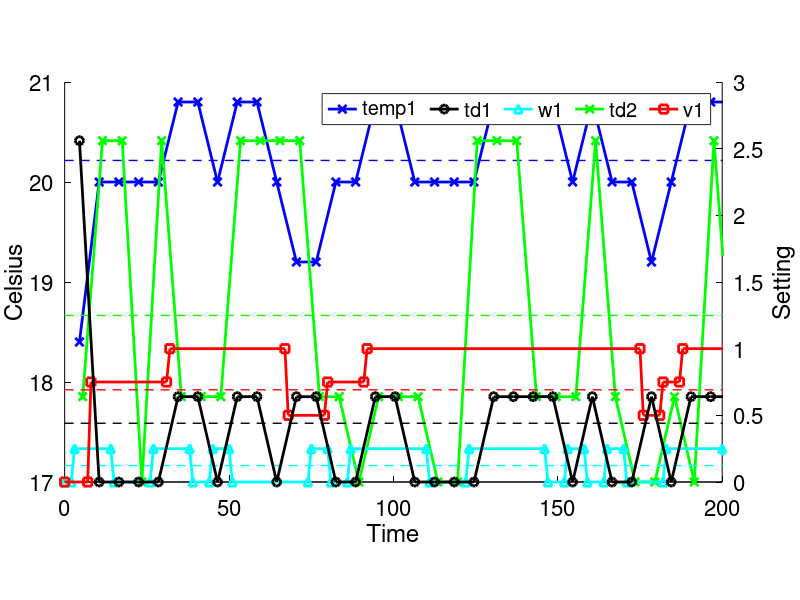

The MATLAB source for this figure:
close all; clc;

x0 = [0.0 5.0 6.0 29.0 30.0 41.0 42.0 47.0 48.0 59.0 60.0 65.0 66.0 77.0 78.0 89.0 90.0 101.0 102.0 125.0 126.0 149.0 150.0 155.0 156.0 161.0 162.0 173.0 174.0 179.0 180.0 185.0 186.0 203.0 204.0 221.0 222.0 227.0 228.0 245.0 246.0 251.0 252.0 257.0 258.0 263.0 264.0 269.0 270.0 299.0 300.0 305.0 306.0 311.0 312.0 329.0 330.0 335.0 336.0 341.0 342.0 371.0 372.0 401.0 402.0 407.0 408.0 425.0 426.0 431.0 432.0 437.0 438.0 443.0 444.0 449.0 450.0 473.0 474.0 479.0 480.0 497.0 498.0 503.0 504.0 509.0 510.0 599.0 600.0 605.0 606.0 611.0 612.0 617.0 618.0 653.0 654.0 659.0 660.0 677.0 678.0 683.0 684.0 713.0 714.0 719.0 720.0 731.0 732.0 761.0 762.0 785.0 786.0 791.0 792.0 803.0 804.0 827.0 828.0 833.0 834.0 845.0 846.0 863.0 864.0 869.0 870.0 887.0 888.0 935.0 936.0 941.0 942.0 977.0 978.0 983.0 984.0 989.0 990.0 1000.0 ];
y0 = [1.0 1.0 3.0 3.0 4.0 4.0 3.0 3.0 4.0 4.0 3.0 3.0 2.0 2.0 3.0 3.0 4.0 4.0 3.0 3.0 4.0 4.0 3.0 3.0 4.0 4.0 3.0 3.0 2.0 2.0 3.0 3.0 4.0 4.0 3.0 3.0 2.0 2.0 3.0 3.0 4.0 4.0 3.0 3.0 2.0 2.0 4.0 4.0 3.0 3.0 2.0 2.0 4.0 4.0 3.0 3.0 2.0 2.0 4.0 4.0 3.0 3.0 5.0 5.0 4.0 4.0 3.0 3.0 4.0 4.0 3.0 3.0 2.0 2.0 4.0 4.0 5.0 5.0 4.0 4.0 3.0 3.0 2.0 2.0 4.0 4.0 3.0 3.0 2.0 2.0 3.0 3.0 4.0 4.0 3.0 3.0 2.0 2.0 3.0 3.0 4.0 4.0 3.0 3.0 2.0 2.0 4.0 4.0 5.0 5.0 4.0 4.0 3.0 3.0 2.0 2.0 3.0 3.0 4.0 4.0 2.0 2.0 3.0 3.0 2.0 2.0 4.0 4.0 3.0 3.0 4.0 4.0 3.0 3.0 2.0 2.0 4.0 4.0 3.0 3.0 ];
x1 = [0.0 4.0 5.0 10.0 11.0 22.0 23.0 28.0 29.0 34.0 35.0 52.0 53.0 64.0 65.0 76.0 77.0 82.0 83.0 88.0 89.0 94.0 95.0 106.0 107.0 112.0 113.0 124.0 125.0 142.0 143.0 154.0 155.0 160.0 161.0 166.0 167.0 172.0 173.0 184.0 185.0 190.0 191.0 196.0 197.0 202.0 203.0 208.0 209.0 214.0 215.0 220.0 221.0 226.0 227.0 232.0 233.0 238.0 239.0 250.0 251.0 256.0 257.0 262.0 263.0 268.0 269.0 280.0 281.0 286.0 287.0 292.0 293.0 298.0 299.0 304.0 305.0 310.0 311.0 316.0 317.0 322.0 323.0 328.0 329.0 334.0 335.0 340.0 341.0 346.0 347.0 352.0 353.0 358.0 359.0 364.0 365.0 370.0 371.0 376.0 377.0 382.0 383.0 394.0 395.0 400.0 401.0 412.0 413.0 424.0 425.0 430.0 431.0 436.0 437.0 442.0 443.0 448.0 449.0 454.0 455.0 460.0 461.0 466.0 467.0 472.0 473.0 484.0 485.0 490.0 491.0 496.0 497.0 502.0 503.0 514.0 515.0 538.0 539.0 550.0 551.0 556.0 557.0 562.0 563.0 574.0 575.0 580.0 581.0 586.0 587.0 592.0 593.0 598.0 599.0 610.0 611.0 628.0 629.0 634.0 635.0 640.0 641.0 652.0 653.0 658.0 659.0 664.0 665.0 670.0 671.0 676.0 677.0 682.0 683.0 688.0 689.0 694.0 695.0 700.0 701.0 712.0 713.0 718.0 719.0 730.0 731.0 736.0 737.0 748.0 749.0 754.0 755.0 766.0 767.0 772.0 773.0 778.0 779.0 784.0 785.0 790.0 791.0 796.0 797.0 808.0 809.0 814.0 815.0 820.0 821.0 826.0 827.0 832.0 833.0 838.0 839.0 844.0 845.0 850.0 851.0 856.0 857.0 862.0 863.0 868.0 869.0 874.0 875.0 880.0 881.0 886.0 887.0 892.0 893.0 898.0 899.0 904.0 905.0 916.0 917.0 922.0 923.0 928.0 929.0 934.0 935.0 940.0 941.0 952.0 953.0 958.0 959.0 970.0 971.0 976.0 977.0 988.0 989.0 994.0 995.0 1000.0 ];
y1 = [1.0 1.0 2.0 2.0 1.0 1.0 3.0 3.0 5.0 5.0 2.0 2.0 5.0 5.0 1.0 1.0 4.0 4.0 2.0 2.0 3.0 3.0 2.0 2.0 4.0 4.0 3.0 3.0 5.0 5.0 2.0 2.0 4.0 4.0 1.0 1.0 4.0 4.0 3.0 3.0 4.0 4.0 3.0 3.0 5.0 5.0 2.0 2.0 4.0 4.0 1.0 1.0 5.0 5.0 4.0 4.0 5.0 5.0 3.0 3.0 2.0 2.0 4.0 4.0 2.0 2.0 1.0 1.0 2.0 2.0 3.0 3.0 5.0 5.0 2.0 2.0 3.0 3.0 4.0 4.0 2.0 2.0 1.0 1.0 2.0 2.0 3.0 3.0 4.0 4.0 2.0 2.0 3.0 3.0 5.0 5.0 3.0 3.0 4.0 4.0 2.0 2.0 3.0 3.0 2.0 2.0 5.0 5.0 1.0 1.0 2.0 2.0 1.0 1.0 2.0 2.0 3.0 3.0 5.0 5.0 1.0 1.0 3.0 3.0 1.0 1.0 5.0 5.0 2.0 2.0 4.0 4.0 1.0 1.0 3.0 3.0 5.0 5.0 3.0 3.0 4.0 4.0 2.0 2.0 3.0 3.0 5.0 5.0 2.0 2.0 5.0 5.0 3.0 3.0 1.0 1.0 5.0 5.0 3.0 3.0 5.0 5.0 1.0 1.0 2.0 2.0 1.0 1.0 3.0 3.0 2.0 2.0 4.0 4.0 2.0 2.0 3.0 3.0 2.0 2.0 1.0 1.0 3.0 3.0 5.0 5.0 2.0 2.0 3.0 3.0 2.0 2.0 3.0 3.0 1.0 1.0 4.0 4.0 5.0 5.0 1.0 1.0 4.0 4.0 3.0 3.0 2.0 2.0 4.0 4.0 5.0 5.0 4.0 4.0 2.0 2.0 3.0 3.0 1.0 1.0 5.0 5.0 2.0 2.0 1.0 1.0 3.0 3.0 5.0 5.0 4.0 4.0 3.0 3.0 5.0 5.0 2.0 2.0 4.0 4.0 2.0 2.0 4.0 4.0 1.0 1.0 5.0 5.0 1.0 1.0 5.0 5.0 2.0 2.0 3.0 3.0 5.0 5.0 3.0 3.0 2.0 2.0 ];
x2 = [0.0 7.0 8.0 31.0 32.0 67.0 68.0 79.0 80.0 91.0 92.0 175.0 176.0 181.0 182.0 187.0 188.0 223.0 224.0 229.0 230.0 235.0 236.0 241.0 242.0 247.0 248.0 259.0 260.0 265.0 266.0 301.0 302.0 307.0 308.0 331.0 332.0 337.0 338.0 367.0 368.0 397.0 398.0 439.0 440.0 445.0 446.0 469.0 470.0 499.0 500.0 505.0 506.0 601.0 602.0 607.0 608.0 613.0 614.0 655.0 656.0 661.0 662.0 679.0 680.0 715.0 716.0 721.0 722.0 727.0 728.0 757.0 758.0 793.0 794.0 805.0 806.0 823.0 824.0 835.0 836.0 847.0 848.0 853.0 854.0 865.0 866.0 871.0 872.0 979.0 980.0 985.0 986.0 1000.0 ];
y2 = [0.0 0.0 3.0 3.0 4.0 4.0 2.0 2.0 3.0 3.0 4.0 4.0 2.0 2.0 3.0 3.0 4.0 4.0 2.0 2.0 3.0 3.0 4.0 4.0 0.0 0.0 4.0 4.0 2.0 2.0 4.0 4.0 2.0 2.0 4.0 4.0 2.0 2.0 4.0 4.0 0.0 0.0 4.0 4.0 2.0 2.0 0.0 0.0 4.0 4.0 2.0 2.0 4.0 4.0 2.0 2.0 3.0 3.0 4.0 4.0 2.0 2.0 3.0 3.0 4.0 4.0 2.0 2.0 4.0 4.0 0.0 0.0 4.0 4.0 2.0 2.0 3.0 3.0 4.0 4.0 2.0 2.0 3.0 3.0 4.0 4.0 2.0 2.0 4.0 4.0 2.0 2.0 4.0 4.0 ];
x3 = [0.0 2.0 3.0 14.0 15.0 26.0 27.0 38.0 39.0 44.0 45.0 50.0 51.0 74.0 75.0 80.0 81.0 86.0 87.0 110.0 111.0 122.0 123.0 146.0 147.0 152.0 153.0 158.0 159.0 164.0 165.0 170.0 171.0 182.0 183.0 200.0 201.0 212.0 213.0 218.0 219.0 224.0 225.0 230.0 231.0 248.0 249.0 254.0 255.0 260.0 261.0 266.0 267.0 278.0 279.0 296.0 297.0 302.0 303.0 308.0 309.0 314.0 315.0 320.0 321.0 332.0 333.0 338.0 339.0 344.0 345.0 350.0 351.0 356.0 357.0 368.0 369.0 410.0 411.0 434.0 435.0 440.0 441.0 476.0 477.0 482.0 483.0 494.0 495.0 500.0 501.0 506.0 507.0 524.0 525.0 536.0 537.0 548.0 549.0 584.0 585.0 602.0 603.0 614.0 615.0 632.0 633.0 644.0 645.0 650.0 651.0 656.0 657.0 674.0 675.0 680.0 681.0 698.0 699.0 704.0 705.0 716.0 717.0 722.0 723.0 734.0 735.0 746.0 747.0 758.0 759.0 782.0 783.0 800.0 801.0 812.0 813.0 818.0 819.0 830.0 831.0 836.0 837.0 860.0 861.0 866.0 867.0 938.0 939.0 944.0 945.0 950.0 951.0 956.0 957.0 968.0 969.0 980.0 981.0 986.0 987.0 992.0 993.0 998.0 999.0 1000.0 ];
y3 = [0.0 0.0 1.0 1.0 0.0 0.0 1.0 1.0 0.0 0.0 1.0 1.0 0.0 0.0 1.0 1.0 0.0 0.0 1.0 1.0 0.0 0.0 1.0 1.0 0.0 0.0 1.0 1.0 0.0 0.0 1.0 1.0 0.0 0.0 1.0 1.0 0.0 0.0 1.0 1.0 0.0 0.0 1.0 1.0 0.0 0.0 1.0 1.0 0.0 0.0 1.0 1.0 0.0 0.0 1.0 1.0 0.0 0.0 1.0 1.0 0.0 0.0 1.0 1.0 0.0 0.0 1.0 1.0 0.0 0.0 1.0 1.0 0.0 0.0 1.0 1.0 0.0 0.0 1.0 1.0 0.0 0.0 1.0 1.0 0.0 0.0 1.0 1.0 0.0 0.0 1.0 1.0 0.0 0.0 1.0 1.0 0.0 0.0 1.0 1.0 0.0 0.0 1.0 1.0 0.0 0.0 1.0 1.0 0.0 0.0 1.0 1.0 0.0 0.0 1.0 1.0 0.0 0.0 1.0 1.0 0.0 0.0 1.0 1.0 0.0 0.0 1.0 1.0 0.0 0.0 1.0 1.0 0.0 0.0 1.0 1.0 0.0 0.0 1.0 1.0 0.0 0.0 1.0 1.0 0.0 0.0 1.0 1.0 0.0 0.0 1.0 1.0 0.0 0.0 1.0 1.0 0.0 0.0 1.0 1.0 0.0 0.0 1.0 1.0 0.0 0.0 ];
x4 = [0.0 0.5 3.5 4.5 5.0 9.5 10.5 11.0 15.5 16.5 17.0 21.5 22.5 23.0 27.5 28.5 29.0 33.5 34.5 35.0 39.5 40.5 41.0 45.5 46.5 47.0 51.5 52.5 53.0 57.5 58.5 59.0 63.5 64.5 65.0 69.5 70.5 71.0 75.5 76.5 77.0 81.5 82.5 83.0 87.5 88.5 89.0 93.5 94.5 95.0 99.5 100.5 101.0 105.5 106.5 107.0 111.5 112.5 113.0 117.5 118.5 119.0 123.5 124.5 125.0 129.5 130.5 131.0 135.5 136.5 137.0 141.5 142.5 143.0 147.5 148.5 149.0 153.5 154.5 155.0 159.5 160.5 161.0 165.5 166.5 167.0 171.5 172.5 173.0 177.5 178.5 179.0 183.5 184.5 185.0 189.5 190.5 191.0 195.5 196.5 197.0 201.5 202.5 203.0 207.5 208.5 209.0 213.5 214.5 215.0 219.5 220.5 221.0 225.5 226.5 227.0 231.5 232.5 233.0 237.5 238.5 239.0 243.5 244.5 245.0 249.5 250.5 251.0 255.5 256.5 257.0 261.5 262.5 263.0 267.5 268.5 269.0 273.5 274.5 275.0 279.5 280.5 281.0 285.5 286.5 287.0 291.5 292.5 293.0 297.5 298.5 299.0 303.5 304.5 305.0 309.5 310.5 311.0 315.5 316.5 317.0 321.5 322.5 323.0 327.5 328.5 329.0 333.5 334.5 335.0 339.5 340.5 341.0 345.5 346.5 347.0 351.5 352.5 353.0 357.5 358.5 359.0 363.5 364.5 365.0 369.5 370.5 371.0 375.5 376.5 377.0 381.5 382.5 383.0 387.5 388.5 389.0 393.5 394.5 395.0 399.5 400.5 401.0 405.5 406.5 407.0 411.5 412.5 413.0 417.5 418.5 419.0 423.5 424.5 425.0 429.5 430.5 431.0 435.5 436.5 437.0 441.5 442.5 443.0 447.5 448.5 449.0 453.5 454.5 455.0 459.5 460.5 461.0 465.5 466.5 467.0 471.5 472.5 473.0 477.5 478.5 479.0 483.5 484.5 485.0 489.5 490.5 491.0 495.5 496.5 497.0 501.5 502.5 503.0 507.5 508.5 509.0 513.5 514.5 515.0 519.5 520.5 521.0 525.5 526.5 527.0 531.5 532.5 533.0 537.5 538.5 539.0 543.5 544.5 545.0 549.5 550.5 551.0 555.5 556.5 557.0 561.5 562.5 563.0 567.5 568.5 569.0 573.5 574.5 575.0 579.5 580.5 581.0 585.5 586.5 587.0 591.5 592.5 593.0 597.5 598.5 599.0 603.5 604.5 605.0 609.5 610.5 611.0 615.5 616.5 617.0 621.5 622.5 623.0 627.5 628.5 629.0 633.5 634.5 635.0 639.5 640.5 641.0 645.5 646.5 647.0 651.5 652.5 653.0 657.5 658.5 659.0 663.5 664.5 665.0 669.5 670.5 671.0 675.5 676.5 677.0 681.5 682.5 683.0 687.5 688.5 689.0 693.5 694.5 695.0 699.5 700.5 701.0 705.5 706.5 707.0 711.5 712.5 713.0 717.5 718.5 719.0 723.5 724.5 725.0 729.5 730.5 731.0 735.5 736.5 737.0 741.5 742.5 743.0 747.5 748.5 749.0 753.5 754.5 755.0 759.5 760.5 761.0 765.5 766.5 767.0 771.5 772.5 773.0 777.5 778.5 779.0 783.5 784.5 785.0 789.5 790.5 791.0 795.5 796.5 797.0 801.5 802.5 803.0 807.5 808.5 809.0 813.5 814.5 815.0 819.5 820.5 821.0 825.5 826.5 827.0 831.5 832.5 833.0 837.5 838.5 839.0 843.5 844.5 845.0 849.5 850.5 851.0 855.5 856.5 857.0 861.5 862.5 863.0 867.5 868.5 869.0 873.5 874.5 875.0 879.5 880.5 881.0 885.5 886.5 887.0 891.5 892.5 893.0 897.5 898.5 899.0 903.5 904.5 905.0 909.5 910.5 911.0 915.5 916.5 917.0 921.5 922.5 923.0 927.5 928.5 929.0 933.5 934.5 935.0 939.5 940.5 941.0 945.5 946.5 947.0 951.5 952.5 953.0 957.5 958.5 959.0 963.5 964.5 965.0 969.5 970.5 971.0 975.5 976.5 977.0 981.5 982.5 983.0 987.5 988.5 989.0 993.5 994.5 995.0 999.5 1000.0 1000.5 ];
y4 = [0.0 0.0 0.0 18.4 0.0 0.0 20.0 0.0 0.0 20.0 0.0 0.0 20.0 0.0 0.0 20.0 0.0 0.0 20.8 0.0 0.0 20.8 0.0 0.0 20.0 0.0 0.0 20.8 0.0 0.0 20.8 0.0 0.0 20.0 0.0 0.0 19.2 0.0 0.0 19.2 0.0 0.0 20.0 0.0 0.0 20.0 0.0 0.0 20.8 0.0 0.0 20.8 0.0 0.0 20.0 0.0 0.0 20.0 0.0 0.0 20.0 0.0 0.0 20.0 0.0 0.0 20.8 0.0 0.0 20.8 0.0 0.0 20.8 0.0 0.0 20.8 0.0 0.0 20.0 0.0 0.0 20.8 0.0 0.0 20.0 0.0 0.0 20.0 0.0 0.0 19.2 0.0 0.0 20.0 0.0 0.0 20.8 0.0 0.0 20.8 0.0 0.0 20.8 0.0 0.0 20.0 0.0 0.0 20.0 0.0 0.0 20.0 0.0 0.0 19.2 0.0 0.0 20.0 0.0 0.0 20.0 0.0 0.0 20.0 0.0 0.0 20.8 0.0 0.0 20.0 0.0 0.0 19.2 0.0 0.0 20.8 0.0 0.0 20.0 0.0 0.0 20.0 0.0 0.0 20.0 0.0 0.0 20.0 0.0 0.0 20.0 0.0 0.0 19.2 0.0 0.0 20.8 0.0 0.0 20.0 0.0 0.0 20.0 0.0 0.0 20.0 0.0 0.0 19.2 0.0 0.0 20.8 0.0 0.0 20.0 0.0 0.0 20.0 0.0 0.0 20.0 0.0 0.0 20.0 0.0 0.0 20.0 0.0 0.0 21.6 0.0 0.0 21.6 0.0 0.0 21.6 0.0 0.0 21.6 0.0 0.0 21.6 0.0 0.0 20.8 0.0 0.0 20.0 0.0 0.0 20.0 0.0 0.0 20.0 0.0 0.0 20.8 0.0 0.0 20.0 0.0 0.0 19.2 0.0 0.0 20.8 0.0 0.0 21.6 0.0 0.0 21.6 0.0 0.0 21.6 0.0 0.0 21.6 0.0 0.0 20.8 0.0 0.0 20.0 0.0 0.0 20.0 0.0 0.0 20.0 0.0 0.0 19.2 0.0 0.0 20.8 0.0 0.0 20.0 0.0 0.0 20.0 0.0 0.0 20.0 0.0 0.0 20.0 0.0 0.0 20.0 0.0 0.0 20.0 0.0 0.0 20.0 0.0 0.0 20.0 0.0 0.0 20.0 0.0 0.0 20.0 0.0 0.0 20.0 0.0 0.0 20.0 0.0 0.0 20.0 0.0 0.0 20.0 0.0 0.0 20.0 0.0 0.0 19.2 0.0 0.0 20.0 0.0 0.0 20.8 0.0 0.0 20.0 0.0 0.0 20.0 0.0 0.0 20.0 0.0 0.0 20.0 0.0 0.0 20.0 0.0 0.0 20.0 0.0 0.0 19.2 0.0 0.0 20.0 0.0 0.0 20.0 0.0 0.0 20.0 0.0 0.0 20.8 0.0 0.0 20.0 0.0 0.0 20.0 0.0 0.0 20.0 0.0 0.0 20.0 0.0 0.0 20.0 0.0 0.0 19.2 0.0 0.0 20.8 0.0 0.0 20.8 0.0 0.0 21.6 0.0 0.0 21.6 0.0 0.0 21.6 0.0 0.0 21.6 0.0 0.0 21.6 0.0 0.0 20.8 0.0 0.0 20.8 0.0 0.0 20.8 0.0 0.0 20.8 0.0 0.0 20.0 0.0 0.0 19.2 0.0 0.0 19.2 0.0 0.0 20.0 0.0 0.0 20.0 0.0 0.0 20.0 0.0 0.0 20.0 0.0 0.0 20.8 0.0 0.0 19.2 0.0 0.0 19.2 0.0 0.0 20.0 0.0 0.0 20.0 0.0 0.0 20.0 0.0 0.0 19.2 0.0 0.0 20.8 0.0 0.0 20.8 0.0 0.0 20.8 0.0 0.0 20.0 0.0 0.0 20.0 0.0 0.0 20.0 0.0 0.0 20.0 0.0 0.0 20.0 0.0 0.0 20.0 0.0 0.0 20.0 0.0 0.0 20.0 0.0 0.0 20.8 0.0 0.0 20.0 0.0 0.0 20.0 0.0 0.0 20.0 0.0 0.0 20.0 0.0 0.0 20.0 0.0 0.0 20.0 0.0 0.0 19.2 0.0 0.0 20.8 0.0 0.0 20.0 0.0 0.0 0.0 20.0 ];
x5 = [0.0 0.5 3.5 4.5 5.0 33.5 34.5 35.0 39.5 40.5 41.0 51.5 52.5 53.0 57.5 58.5 59.0 69.5 70.5 71.0 75.5 76.5 77.0 93.5 94.5 95.0 99.5 100.5 101.0 129.5 130.5 131.0 135.5 136.5 137.0 141.5 142.5 143.0 147.5 148.5 149.0 159.5 160.5 161.0 177.5 178.5 179.0 189.5 190.5 191.0 195.5 196.5 197.0 201.5 202.5 203.0 225.5 226.5 227.0 249.5 250.5 251.0 261.5 262.5 263.0 267.5 268.5 269.0 303.5 304.5 305.0 309.5 310.5 311.0 333.5 334.5 335.0 339.5 340.5 341.0 375.5 376.5 377.0 381.5 382.5 383.0 387.5 388.5 389.0 393.5 394.5 395.0 399.5 400.5 401.0 405.5 406.5 407.0 429.5 430.5 431.0 441.5 442.5 443.0 447.5 448.5 449.0 453.5 454.5 455.0 459.5 460.5 461.0 465.5 466.5 467.0 471.5 472.5 473.0 477.5 478.5 479.0 501.5 502.5 503.0 507.5 508.5 509.0 603.5 604.5 605.0 615.5 616.5 617.0 657.5 658.5 659.0 681.5 682.5 683.0 717.5 718.5 719.0 723.5 724.5 725.0 729.5 730.5 731.0 735.5 736.5 737.0 741.5 742.5 743.0 747.5 748.5 749.0 753.5 754.5 755.0 759.5 760.5 761.0 765.5 766.5 767.0 771.5 772.5 773.0 777.5 778.5 779.0 783.5 784.5 785.0 795.5 796.5 797.0 801.5 802.5 803.0 831.5 832.5 833.0 837.5 838.5 839.0 843.5 844.5 845.0 867.5 868.5 869.0 873.5 874.5 875.0 879.5 880.5 881.0 885.5 886.5 887.0 939.5 940.5 941.0 981.5 982.5 983.0 987.5 988.5 989.0 1000.0 1000.5 ];
y5 = [0.0 0.0 0.0 2.56 0.0 0.0 0.64 0.0 0.0 0.64 0.0 0.0 0.64 0.0 0.0 0.64 0.0 0.0 0.64 0.0 0.0 0.64 0.0 0.0 0.64 0.0 0.0 0.64 0.0 0.0 0.64 0.0 0.0 0.64 0.0 0.0 0.64 0.0 0.0 0.64 0.0 0.0 0.64 0.0 0.0 0.64 0.0 0.0 0.64 0.0 0.0 0.64 0.0 0.0 0.64 0.0 0.0 0.64 0.0 0.0 0.64 0.0 0.0 0.64 0.0 0.0 0.64 0.0 0.0 0.64 0.0 0.0 0.64 0.0 0.0 0.64 0.0 0.0 0.64 0.0 0.0 2.56 0.0 0.0 2.56 0.0 0.0 2.56 0.0 0.0 2.56 0.0 0.0 2.56 0.0 0.0 0.64 0.0 0.0 0.64 0.0 0.0 0.64 0.0 0.0 0.64 0.0 0.0 2.56 0.0 0.0 2.56 0.0 0.0 2.56 0.0 0.0 2.56 0.0 0.0 0.64 0.0 0.0 0.64 0.0 0.0 0.64 0.0 0.0 0.64 0.0 0.0 0.64 0.0 0.0 0.64 0.0 0.0 0.64 0.0 0.0 0.64 0.0 0.0 0.64 0.0 0.0 0.64 0.0 0.0 2.56 0.0 0.0 2.56 0.0 0.0 2.56 0.0 0.0 2.56 0.0 0.0 2.56 0.0 0.0 0.64 0.0 0.0 0.64 0.0 0.0 0.64 0.0 0.0 0.64 0.0 0.0 0.64 0.0 0.0 0.64 0.0 0.0 0.64 0.0 0.0 0.64 0.0 0.0 0.64 0.0 0.0 0.64 0.0 0.0 0.64 0.0 0.0 0.64 0.0 0.0 0.64 0.0 0.0 0.64 0.0 0.0 0.64 0.0 0.0 0.64 0.0 0.0 0.0 ];
x6 = [0.0 0.5 7.5 8.5 9.0 13.5 14.5 15.0 19.5 20.5 21.0 25.5 26.5 27.0 31.5 32.5 33.0 37.5 38.5 39.0 43.5 44.5 45.0 49.5 50.5 51.0 55.5 56.5 57.0 61.5 62.5 63.0 67.5 68.5 69.0 73.5 74.5 75.0 79.5 80.5 81.0 85.5 86.5 87.0 91.5 92.5 93.0 97.5 98.5 99.0 103.5 104.5 105.0 109.5 110.5 111.0 115.5 116.5 117.0 121.5 122.5 123.0 127.5 128.5 129.0 133.5 134.5 135.0 139.5 140.5 141.0 145.5 146.5 147.0 151.5 152.5 153.0 157.5 158.5 159.0 163.5 164.5 165.0 169.5 170.5 171.0 175.5 176.5 177.0 181.5 182.5 183.0 187.5 188.5 189.0 193.5 194.5 195.0 199.5 200.5 201.0 205.5 206.5 207.0 211.5 212.5 213.0 217.5 218.5 219.0 223.5 224.5 225.0 229.5 230.5 231.0 235.5 236.5 237.0 247.5 248.5 249.0 253.5 254.5 255.0 259.5 260.5 261.0 265.5 266.5 267.0 271.5 272.5 273.0 277.5 278.5 279.0 283.5 284.5 285.0 289.5 290.5 291.0 295.5 296.5 297.0 301.5 302.5 303.0 307.5 308.5 309.0 313.5 314.5 315.0 319.5 320.5 321.0 325.5 326.5 327.0 331.5 332.5 333.0 337.5 338.5 339.0 343.5 344.5 345.0 349.5 350.5 351.0 355.5 356.5 357.0 361.5 362.5 363.0 397.5 398.5 399.0 403.5 404.5 405.0 409.5 410.5 411.0 415.5 416.5 417.0 421.5 422.5 423.0 427.5 428.5 429.0 433.5 434.5 435.0 439.5 440.5 441.0 469.5 470.5 471.0 475.5 476.5 477.0 481.5 482.5 483.0 487.5 488.5 489.0 493.5 494.5 495.0 499.5 500.5 501.0 505.5 506.5 507.0 511.5 512.5 513.0 517.5 518.5 519.0 523.5 524.5 525.0 529.5 530.5 531.0 535.5 536.5 537.0 541.5 542.5 543.0 547.5 548.5 549.0 553.5 554.5 555.0 559.5 560.5 561.0 565.5 566.5 567.0 571.5 572.5 573.0 577.5 578.5 579.0 583.5 584.5 585.0 589.5 590.5 591.0 595.5 596.5 597.0 601.5 602.5 603.0 607.5 608.5 609.0 613.5 614.5 615.0 619.5 620.5 621.0 625.5 626.5 627.0 631.5 632.5 633.0 637.5 638.5 639.0 643.5 644.5 645.0 649.5 650.5 651.0 655.5 656.5 657.0 661.5 662.5 663.0 667.5 668.5 669.0 673.5 674.5 675.0 679.5 680.5 681.0 685.5 686.5 687.0 691.5 692.5 693.0 697.5 698.5 699.0 703.5 704.5 705.0 709.5 710.5 711.0 715.5 716.5 717.0 721.5 722.5 723.0 757.5 758.5 759.0 763.5 764.5 765.0 769.5 770.5 771.0 775.5 776.5 777.0 781.5 782.5 783.0 787.5 788.5 789.0 793.5 794.5 795.0 799.5 800.5 801.0 805.5 806.5 807.0 811.5 812.5 813.0 817.5 818.5 819.0 823.5 824.5 825.0 829.5 830.5 831.0 835.5 836.5 837.0 841.5 842.5 843.0 847.5 848.5 849.0 853.5 854.5 855.0 859.5 860.5 861.0 865.5 866.5 867.0 871.5 872.5 873.0 877.5 878.5 879.0 883.5 884.5 885.0 889.5 890.5 891.0 895.5 896.5 897.0 901.5 902.5 903.0 907.5 908.5 909.0 913.5 914.5 915.0 919.5 920.5 921.0 925.5 926.5 927.0 931.5 932.5 933.0 937.5 938.5 939.0 943.5 944.5 945.0 949.5 950.5 951.0 955.5 956.5 957.0 961.5 962.5 963.0 967.5 968.5 969.0 973.5 974.5 975.0 979.5 980.5 981.0 985.5 986.5 987.0 991.5 992.5 993.0 997.5 998.5 999.0 1000.0 1000.5 ];
y6 = [0.0 0.0 0.0 0.75 0.0 0.0 0.75 0.0 0.0 0.75 0.0 0.0 0.75 0.0 0.0 1.0 0.0 0.0 1.0 0.0 0.0 1.0 0.0 0.0 1.0 0.0 0.0 1.0 0.0 0.0 1.0 0.0 0.0 0.5 0.0 0.0 0.5 0.0 0.0 0.75 0.0 0.0 0.75 0.0 0.0 1.0 0.0 0.0 1.0 0.0 0.0 1.0 0.0 0.0 1.0 0.0 0.0 1.0 0.0 0.0 1.0 0.0 0.0 1.0 0.0 0.0 1.0 0.0 0.0 1.0 0.0 0.0 1.0 0.0 0.0 1.0 0.0 0.0 1.0 0.0 0.0 1.0 0.0 0.0 1.0 0.0 0.0 0.5 0.0 0.0 0.75 0.0 0.0 1.0 0.0 0.0 1.0 0.0 0.0 1.0 0.0 0.0 1.0 0.0 0.0 1.0 0.0 0.0 1.0 0.0 0.0 0.5 0.0 0.0 0.75 0.0 0.0 1.0 0.0 0.0 1.0 0.0 0.0 1.0 0.0 0.0 0.5 0.0 0.0 1.0 0.0 0.0 1.0 0.0 0.0 1.0 0.0 0.0 1.0 0.0 0.0 1.0 0.0 0.0 1.0 0.0 0.0 0.5 0.0 0.0 1.0 0.0 0.0 1.0 0.0 0.0 1.0 0.0 0.0 1.0 0.0 0.0 0.5 0.0 0.0 1.0 0.0 0.0 1.0 0.0 0.0 1.0 0.0 0.0 1.0 0.0 0.0 1.0 0.0 0.0 1.0 0.0 0.0 1.0 0.0 0.0 1.0 0.0 0.0 1.0 0.0 0.0 1.0 0.0 0.0 1.0 0.0 0.0 1.0 0.0 0.0 0.5 0.0 0.0 1.0 0.0 0.0 1.0 0.0 0.0 1.0 0.0 0.0 1.0 0.0 0.0 1.0 0.0 0.0 0.5 0.0 0.0 1.0 0.0 0.0 1.0 0.0 0.0 1.0 0.0 0.0 1.0 0.0 0.0 1.0 0.0 0.0 1.0 0.0 0.0 1.0 0.0 0.0 1.0 0.0 0.0 1.0 0.0 0.0 1.0 0.0 0.0 1.0 0.0 0.0 1.0 0.0 0.0 1.0 0.0 0.0 1.0 0.0 0.0 1.0 0.0 0.0 1.0 0.0 0.0 0.5 0.0 0.0 0.75 0.0 0.0 1.0 0.0 0.0 1.0 0.0 0.0 1.0 0.0 0.0 1.0 0.0 0.0 1.0 0.0 0.0 1.0 0.0 0.0 1.0 0.0 0.0 0.5 0.0 0.0 0.75 0.0 0.0 0.75 0.0 0.0 0.75 0.0 0.0 1.0 0.0 0.0 1.0 0.0 0.0 1.0 0.0 0.0 1.0 0.0 0.0 1.0 0.0 0.0 1.0 0.0 0.0 0.5 0.0 0.0 1.0 0.0 0.0 1.0 0.0 0.0 1.0 0.0 0.0 1.0 0.0 0.0 1.0 0.0 0.0 1.0 0.0 0.0 1.0 0.0 0.0 0.5 0.0 0.0 0.5 0.0 0.0 0.75 0.0 0.0 0.75 0.0 0.0 0.75 0.0 0.0 1.0 0.0 0.0 1.0 0.0 0.0 0.5 0.0 0.0 0.5 0.0 0.0 0.75 0.0 0.0 1.0 0.0 0.0 1.0 0.0 0.0 0.5 0.0 0.0 1.0 0.0 0.0 1.0 0.0 0.0 1.0 0.0 0.0 1.0 0.0 0.0 1.0 0.0 0.0 1.0 0.0 0.0 1.0 0.0 0.0 1.0 0.0 0.0 1.0 0.0 0.0 1.0 0.0 0.0 1.0 0.0 0.0 1.0 0.0 0.0 1.0 0.0 0.0 1.0 0.0 0.0 1.0 0.0 0.0 1.0 0.0 0.0 1.0 0.0 0.0 1.0 0.0 0.0 0.5 0.0 0.0 1.0 0.0 0.0 1.0 0.0 0.0 1.0 0.0 0.0 0.0 ];
x7 = [0.0 0.5 2.5 3.5 4.0 8.5 9.5 10.0 26.5 27.5 28.0 32.5 33.5 34.0 44.5 45.5 46.0 74.5 75.5 76.0 86.5 87.5 88.0 92.5 93.5 94.0 98.5 99.5 100.0 104.5 105.5 106.0 122.5 123.5 124.0 128.5 129.5 130.0 134.5 135.5 136.0 140.5 141.5 142.0 152.5 153.5 154.0 164.5 165.5 166.0 182.5 183.5 184.0 188.5 189.5 190.0 194.5 195.5 196.0 212.5 213.5 214.0 224.5 225.5 226.0 248.5 249.5 250.0 260.5 261.5 262.0 278.5 279.5 280.0 284.5 285.5 286.0 290.5 291.5 292.0 302.5 303.5 304.0 314.5 315.5 316.0 332.5 333.5 334.0 344.5 345.5 346.0 356.5 357.5 358.0 362.5 363.5 364.0 410.5 411.5 412.0 416.5 417.5 418.0 422.5 423.5 424.0 428.5 429.5 430.0 440.5 441.5 442.0 446.5 447.5 448.0 452.5 453.5 454.0 458.5 459.5 460.0 464.5 465.5 466.0 470.5 471.5 472.0 482.5 483.5 484.0 488.5 489.5 490.0 500.5 501.5 502.0 524.5 525.5 526.0 530.5 531.5 532.0 548.5 549.5 550.0 554.5 555.5 556.0 560.5 561.5 562.0 566.5 567.5 568.0 572.5 573.5 574.0 578.5 579.5 580.0 602.5 603.5 604.0 608.5 609.5 610.0 632.5 633.5 634.0 638.5 639.5 640.0 650.5 651.5 652.0 674.5 675.5 676.0 698.5 699.5 700.0 716.5 717.5 718.0 734.5 735.5 736.0 740.5 741.5 742.0 758.5 759.5 760.0 764.5 765.5 766.0 770.5 771.5 772.0 776.5 777.5 778.0 800.5 801.5 802.0 806.5 807.5 808.0 818.5 819.5 820.0 824.5 825.5 826.0 836.5 837.5 838.0 842.5 843.5 844.0 848.5 849.5 850.0 854.5 855.5 856.0 866.5 867.5 868.0 872.5 873.5 874.0 878.5 879.5 880.0 884.5 885.5 886.0 890.5 891.5 892.0 896.5 897.5 898.0 902.5 903.5 904.0 908.5 909.5 910.0 914.5 915.5 916.0 920.5 921.5 922.0 926.5 927.5 928.0 932.5 933.5 934.0 944.5 945.5 946.0 956.5 957.5 958.0 962.5 963.5 964.0 980.5 981.5 982.0 992.5 993.5 994.0 1000.0 1000.5 ];
y7 = [0.0 0.0 0.0 1.0 0.0 0.0 1.0 0.0 0.0 1.0 0.0 0.0 1.0 0.0 0.0 1.0 0.0 0.0 1.0 0.0 0.0 1.0 0.0 0.0 1.0 0.0 0.0 1.0 0.0 0.0 1.0 0.0 0.0 1.0 0.0 0.0 1.0 0.0 0.0 1.0 0.0 0.0 1.0 0.0 0.0 1.0 0.0 0.0 1.0 0.0 0.0 1.0 0.0 0.0 1.0 0.0 0.0 1.0 0.0 0.0 1.0 0.0 0.0 1.0 0.0 0.0 1.0 0.0 0.0 1.0 0.0 0.0 1.0 0.0 0.0 1.0 0.0 0.0 1.0 0.0 0.0 1.0 0.0 0.0 1.0 0.0 0.0 1.0 0.0 0.0 1.0 0.0 0.0 1.0 0.0 0.0 1.0 0.0 0.0 1.0 0.0 0.0 1.0 0.0 0.0 1.0 0.0 0.0 1.0 0.0 0.0 1.0 0.0 0.0 1.0 0.0 0.0 1.0 0.0 0.0 1.0 0.0 0.0 1.0 0.0 0.0 1.0 0.0 0.0 1.0 0.0 0.0 1.0 0.0 0.0 1.0 0.0 0.0 1.0 0.0 0.0 1.0 0.0 0.0 1.0 0.0 0.0 1.0 0.0 0.0 1.0 0.0 0.0 1.0 0.0 0.0 1.0 0.0 0.0 1.0 0.0 0.0 1.0 0.0 0.0 1.0 0.0 0.0 1.0 0.0 0.0 1.0 0.0 0.0 1.0 0.0 0.0 1.0 0.0 0.0 1.0 0.0 0.0 1.0 0.0 0.0 1.0 0.0 0.0 1.0 0.0 0.0 1.0 0.0 0.0 1.0 0.0 0.0 1.0 0.0 0.0 1.0 0.0 0.0 1.0 0.0 0.0 1.0 0.0 0.0 1.0 0.0 0.0 1.0 0.0 0.0 1.0 0.0 0.0 1.0 0.0 0.0 1.0 0.0 0.0 1.0 0.0 0.0 1.0 0.0 0.0 1.0 0.0 0.0 1.0 0.0 0.0 1.0 0.0 0.0 1.0 0.0 0.0 1.0 0.0 0.0 1.0 0.0 0.0 1.0 0.0 0.0 1.0 0.0 0.0 1.0 0.0 0.0 1.0 0.0 0.0 1.0 0.0 0.0 1.0 0.0 0.0 1.0 0.0 0.0 1.0 0.0 0.0 1.0 0.0 0.0 1.0 0.0 0.0 0.0 ];
x8 = [0.0 0.5 4.5 5.5 6.0 10.5 11.5 12.0 16.5 17.5 18.0 22.5 23.5 24.0 28.5 29.5 30.0 34.5 35.5 36.0 40.5 41.5 42.0 46.5 47.5 48.0 52.5 53.5 54.0 58.5 59.5 60.0 64.5 65.5 66.0 70.5 71.5 72.0 76.5 77.5 78.0 82.5 83.5 84.0 88.5 89.5 90.0 94.5 95.5 96.0 100.5 101.5 102.0 106.5 107.5 108.0 112.5 113.5 114.0 118.5 119.5 120.0 124.5 125.5 126.0 130.5 131.5 132.0 136.5 137.5 138.0 142.5 143.5 144.0 148.5 149.5 150.0 154.5 155.5 156.0 160.5 161.5 162.0 166.5 167.5 168.0 172.5 173.5 174.0 178.5 179.5 180.0 184.5 185.5 186.0 190.5 191.5 192.0 196.5 197.5 198.0 202.5 203.5 204.0 208.5 209.5 210.0 214.5 215.5 216.0 220.5 221.5 222.0 226.5 227.5 228.0 232.5 233.5 234.0 238.5 239.5 240.0 244.5 245.5 246.0 250.5 251.5 252.0 256.5 257.5 258.0 262.5 263.5 264.0 268.5 269.5 270.0 274.5 275.5 276.0 280.5 281.5 282.0 286.5 287.5 288.0 292.5 293.5 294.0 298.5 299.5 300.0 304.5 305.5 306.0 310.5 311.5 312.0 316.5 317.5 318.0 322.5 323.5 324.0 328.5 329.5 330.0 334.5 335.5 336.0 340.5 341.5 342.0 346.5 347.5 348.0 352.5 353.5 354.0 358.5 359.5 360.0 364.5 365.5 366.0 370.5 371.5 372.0 376.5 377.5 378.0 382.5 383.5 384.0 388.5 389.5 390.0 394.5 395.5 396.0 400.5 401.5 402.0 406.5 407.5 408.0 412.5 413.5 414.0 418.5 419.5 420.0 424.5 425.5 426.0 430.5 431.5 432.0 436.5 437.5 438.0 442.5 443.5 444.0 448.5 449.5 450.0 454.5 455.5 456.0 460.5 461.5 462.0 466.5 467.5 468.0 472.5 473.5 474.0 478.5 479.5 480.0 484.5 485.5 486.0 490.5 491.5 492.0 496.5 497.5 498.0 502.5 503.5 504.0 508.5 509.5 510.0 514.5 515.5 516.0 520.5 521.5 522.0 526.5 527.5 528.0 532.5 533.5 534.0 538.5 539.5 540.0 544.5 545.5 546.0 550.5 551.5 552.0 556.5 557.5 558.0 562.5 563.5 564.0 568.5 569.5 570.0 574.5 575.5 576.0 580.5 581.5 582.0 586.5 587.5 588.0 592.5 593.5 594.0 598.5 599.5 600.0 604.5 605.5 606.0 610.5 611.5 612.0 616.5 617.5 618.0 622.5 623.5 624.0 628.5 629.5 630.0 634.5 635.5 636.0 640.5 641.5 642.0 646.5 647.5 648.0 652.5 653.5 654.0 658.5 659.5 660.0 664.5 665.5 666.0 670.5 671.5 672.0 676.5 677.5 678.0 682.5 683.5 684.0 688.5 689.5 690.0 694.5 695.5 696.0 700.5 701.5 702.0 706.5 707.5 708.0 712.5 713.5 714.0 718.5 719.5 720.0 724.5 725.5 726.0 730.5 731.5 732.0 736.5 737.5 738.0 742.5 743.5 744.0 748.5 749.5 750.0 754.5 755.5 756.0 760.5 761.5 762.0 766.5 767.5 768.0 772.5 773.5 774.0 778.5 779.5 780.0 784.5 785.5 786.0 790.5 791.5 792.0 796.5 797.5 798.0 802.5 803.5 804.0 808.5 809.5 810.0 814.5 815.5 816.0 820.5 821.5 822.0 826.5 827.5 828.0 832.5 833.5 834.0 838.5 839.5 840.0 844.5 845.5 846.0 850.5 851.5 852.0 856.5 857.5 858.0 862.5 863.5 864.0 868.5 869.5 870.0 874.5 875.5 876.0 880.5 881.5 882.0 886.5 887.5 888.0 892.5 893.5 894.0 898.5 899.5 900.0 904.5 905.5 906.0 910.5 911.5 912.0 916.5 917.5 918.0 922.5 923.5 924.0 928.5 929.5 930.0 934.5 935.5 936.0 940.5 941.5 942.0 946.5 947.5 948.0 952.5 953.5 954.0 958.5 959.5 960.0 964.5 965.5 966.0 970.5 971.5 972.0 976.5 977.5 978.0 982.5 983.5 984.0 988.5 989.5 990.0 994.5 995.5 996.0 1000.0 1000.5 ];
y8 = [0.0 0.0 0.0 19.2 0.0 0.0 18.4 0.0 0.0 18.4 0.0 0.0 20.0 0.0 0.0 21.6 0.0 0.0 19.2 0.0 0.0 19.2 0.0 0.0 19.2 0.0 0.0 21.6 0.0 0.0 21.6 0.0 0.0 18.4 0.0 0.0 18.4 0.0 0.0 20.8 0.0 0.0 19.2 0.0 0.0 20.0 0.0 0.0 19.2 0.0 0.0 19.2 0.0 0.0 20.8 0.0 0.0 20.0 0.0 0.0 20.0 0.0 0.0 21.6 0.0 0.0 21.6 0.0 0.0 21.6 0.0 0.0 19.2 0.0 0.0 19.2 0.0 0.0 20.8 0.0 0.0 18.4 0.0 0.0 20.8 0.0 0.0 20.0 0.0 0.0 20.0 0.0 0.0 20.8 0.0 0.0 20.0 0.0 0.0 21.6 0.0 0.0 19.2 0.0 0.0 20.8 0.0 0.0 18.4 0.0 0.0 21.6 0.0 0.0 20.8 0.0 0.0 21.6 0.0 0.0 20.0 0.0 0.0 20.0 0.0 0.0 19.2 0.0 0.0 20.8 0.0 0.0 19.2 0.0 0.0 18.4 0.0 0.0 18.4 0.0 0.0 19.2 0.0 0.0 20.0 0.0 0.0 21.6 0.0 0.0 19.2 0.0 0.0 20.0 0.0 0.0 20.8 0.0 0.0 19.2 0.0 0.0 18.4 0.0 0.0 19.2 0.0 0.0 20.0 0.0 0.0 20.8 0.0 0.0 19.2 0.0 0.0 20.0 0.0 0.0 21.6 0.0 0.0 20.0 0.0 0.0 20.8 0.0 0.0 19.2 0.0 0.0 20.0 0.0 0.0 20.0 0.0 0.0 19.2 0.0 0.0 21.6 0.0 0.0 21.6 0.0 0.0 18.4 0.0 0.0 18.4 0.0 0.0 19.2 0.0 0.0 18.4 0.0 0.0 19.2 0.0 0.0 20.0 0.0 0.0 21.6 0.0 0.0 18.4 0.0 0.0 20.0 0.0 0.0 18.4 0.0 0.0 21.6 0.0 0.0 21.6 0.0 0.0 19.2 0.0 0.0 20.8 0.0 0.0 18.4 0.0 0.0 20.0 0.0 0.0 20.0 0.0 0.0 21.6 0.0 0.0 21.6 0.0 0.0 21.6 0.0 0.0 21.6 0.0 0.0 20.0 0.0 0.0 20.0 0.0 0.0 20.8 0.0 0.0 19.2 0.0 0.0 20.0 0.0 0.0 20.0 0.0 0.0 21.6 0.0 0.0 19.2 0.0 0.0 21.6 0.0 0.0 20.0 0.0 0.0 18.4 0.0 0.0 18.4 0.0 0.0 21.6 0.0 0.0 21.6 0.0 0.0 21.6 0.0 0.0 20.0 0.0 0.0 21.6 0.0 0.0 18.4 0.0 0.0 18.4 0.0 0.0 19.2 0.0 0.0 18.4 0.0 0.0 20.0 0.0 0.0 19.2 0.0 0.0 20.8 0.0 0.0 19.2 0.0 0.0 20.0 0.0 0.0 19.2 0.0 0.0 18.4 0.0 0.0 18.4 0.0 0.0 20.0 0.0 0.0 21.6 0.0 0.0 21.6 0.0 0.0 19.2 0.0 0.0 20.0 0.0 0.0 20.0 0.0 0.0 19.2 0.0 0.0 20.0 0.0 0.0 20.0 0.0 0.0 18.4 0.0 0.0 20.8 0.0 0.0 21.6 0.0 0.0 18.4 0.0 0.0 20.8 0.0 0.0 20.0 0.0 0.0 20.0 0.0 0.0 19.2 0.0 0.0 20.8 0.0 0.0 21.6 0.0 0.0 20.8 0.0 0.0 19.2 0.0 0.0 20.0 0.0 0.0 18.4 0.0 0.0 21.6 0.0 0.0 19.2 0.0 0.0 18.4 0.0 0.0 20.0 0.0 0.0 21.6 0.0 0.0 20.8 0.0 0.0 20.0 0.0 0.0 21.6 0.0 0.0 19.2 0.0 0.0 20.8 0.0 0.0 20.8 0.0 0.0 19.2 0.0 0.0 20.8 0.0 0.0 18.4 0.0 0.0 21.6 0.0 0.0 18.4 0.0 0.0 18.4 0.0 0.0 21.6 0.0 0.0 19.2 0.0 0.0 19.2 0.0 0.0 20.0 0.0 0.0 21.6 0.0 0.0 21.6 0.0 0.0 20.0 0.0 0.0 19.2 0.0 0.0 0.0 ];
x9 = [0.0 0.5 4.5 5.5 6.0 10.5 11.5 12.0 16.5 17.5 18.0 28.5 29.5 30.0 34.5 35.5 36.0 40.5 41.5 42.0 46.5 47.5 48.0 52.5 53.5 54.0 58.5 59.5 60.0 64.5 65.5 66.0 70.5 71.5 72.0 76.5 77.5 78.0 82.5 83.5 84.0 94.5 95.5 96.0 100.5 101.5 102.0 106.5 107.5 108.0 124.5 125.5 126.0 130.5 131.5 132.0 136.5 137.5 138.0 142.5 143.5 144.0 148.5 149.5 150.0 154.5 155.5 156.0 160.5 161.5 162.0 166.5 167.5 168.0 184.5 185.5 186.0 196.5 197.5 198.0 202.5 203.5 204.0 208.5 209.5 210.0 214.5 215.5 216.0 220.5 221.5 222.0 226.5 227.5 228.0 232.5 233.5 234.0 250.5 251.5 252.0 256.5 257.5 258.0 262.5 263.5 264.0 268.5 269.5 270.0 274.5 275.5 276.0 280.5 281.5 282.0 292.5 293.5 294.0 298.5 299.5 300.0 310.5 311.5 312.0 316.5 317.5 318.0 322.5 323.5 324.0 328.5 329.5 330.0 340.5 341.5 342.0 346.5 347.5 348.0 358.5 359.5 360.0 370.5 371.5 372.0 376.5 377.5 378.0 394.5 395.5 396.0 400.5 401.5 402.0 406.5 407.5 408.0 412.5 413.5 414.0 418.5 419.5 420.0 424.5 425.5 426.0 430.5 431.5 432.0 436.5 437.5 438.0 448.5 449.5 450.0 454.5 455.5 456.0 466.5 467.5 468.0 472.5 473.5 474.0 478.5 479.5 480.0 484.5 485.5 486.0 490.5 491.5 492.0 496.5 497.5 498.0 514.5 515.5 516.0 520.5 521.5 522.0 526.5 527.5 528.0 532.5 533.5 534.0 550.5 551.5 552.0 556.5 557.5 558.0 574.5 575.5 576.0 580.5 581.5 582.0 586.5 587.5 588.0 598.5 599.5 600.0 604.5 605.5 606.0 610.5 611.5 612.0 616.5 617.5 618.0 622.5 623.5 624.0 634.5 635.5 636.0 640.5 641.5 642.0 646.5 647.5 648.0 652.5 653.5 654.0 658.5 659.5 660.0 670.5 671.5 672.0 676.5 677.5 678.0 682.5 683.5 684.0 694.5 695.5 696.0 700.5 701.5 702.0 706.5 707.5 708.0 718.5 719.5 720.0 724.5 725.5 726.0 730.5 731.5 732.0 748.5 749.5 750.0 766.5 767.5 768.0 772.5 773.5 774.0 778.5 779.5 780.0 784.5 785.5 786.0 790.5 791.5 792.0 808.5 809.5 810.0 814.5 815.5 816.0 820.5 821.5 822.0 826.5 827.5 828.0 832.5 833.5 834.0 844.5 845.5 846.0 850.5 851.5 852.0 856.5 857.5 858.0 862.5 863.5 864.0 874.5 875.5 876.0 880.5 881.5 882.0 892.5 893.5 894.0 898.5 899.5 900.0 904.5 905.5 906.0 910.5 911.5 912.0 916.5 917.5 918.0 922.5 923.5 924.0 928.5 929.5 930.0 934.5 935.5 936.0 940.5 941.5 942.0 946.5 947.5 948.0 952.5 953.5 954.0 958.5 959.5 960.0 964.5 965.5 966.0 976.5 977.5 978.0 982.5 983.5 984.0 994.5 995.5 996.0 1000.0 1000.5 ];
y9 = [0.0 0.0 0.0 0.64 0.0 0.0 2.56 0.0 0.0 2.56 0.0 0.0 2.56 0.0 0.0 0.64 0.0 0.0 0.64 0.0 0.0 0.64 0.0 0.0 2.56 0.0 0.0 2.56 0.0 0.0 2.56 0.0 0.0 2.56 0.0 0.0 0.64 0.0 0.0 0.64 0.0 0.0 0.64 0.0 0.0 0.64 0.0 0.0 0.64 0.0 0.0 2.56 0.0 0.0 2.56 0.0 0.0 2.56 0.0 0.0 0.64 0.0 0.0 0.64 0.0 0.0 0.64 0.0 0.0 2.56 0.0 0.0 0.64 0.0 0.0 0.64 0.0 0.0 2.56 0.0 0.0 0.64 0.0 0.0 0.64 0.0 0.0 2.56 0.0 0.0 2.56 0.0 0.0 0.64 0.0 0.0 2.56 0.0 0.0 0.64 0.0 0.0 0.64 0.0 0.0 0.64 0.0 0.0 2.56 0.0 0.0 2.56 0.0 0.0 0.64 0.0 0.0 2.56 0.0 0.0 0.64 0.0 0.0 0.64 0.0 0.0 0.64 0.0 0.0 2.56 0.0 0.0 0.64 0.0 0.0 0.64 0.0 0.0 0.64 0.0 0.0 2.56 0.0 0.0 0.64 0.0 0.0 0.64 0.0 0.0 0.64 0.0 0.0 2.56 0.0 0.0 2.56 0.0 0.0 2.56 0.0 0.0 2.56 0.0 0.0 0.64 0.0 0.0 2.56 0.0 0.0 0.64 0.0 0.0 2.56 0.0 0.0 2.56 0.0 0.0 2.56 0.0 0.0 2.56 0.0 0.0 2.56 0.0 0.0 0.64 0.0 0.0 0.64 0.0 0.0 2.56 0.0 0.0 2.56 0.0 0.0 2.56 0.0 0.0 2.56 0.0 0.0 2.56 0.0 0.0 0.64 0.0 0.0 0.64 0.0 0.0 2.56 0.0 0.0 0.64 0.0 0.0 2.56 0.0 0.0 2.56 0.0 0.0 2.56 0.0 0.0 2.56 0.0 0.0 2.56 0.0 0.0 2.56 0.0 0.0 2.56 0.0 0.0 2.56 0.0 0.0 2.56 0.0 0.0 0.64 0.0 0.0 2.56 0.0 0.0 0.64 0.0 0.0 0.64 0.0 0.0 0.64 0.0 0.0 0.64 0.0 0.0 2.56 0.0 0.0 2.56 0.0 0.0 2.56 0.0 0.0 2.56 0.0 0.0 0.64 0.0 0.0 0.64 0.0 0.0 2.56 0.0 0.0 0.64 0.0 0.0 2.56 0.0 0.0 2.56 0.0 0.0 0.64 0.0 0.0 0.64 0.0 0.0 0.64 0.0 0.0 2.56 0.0 0.0 0.64 0.0 0.0 0.64 0.0 0.0 2.56 0.0 0.0 2.56 0.0 0.0 0.64 0.0 0.0 2.56 0.0 0.0 2.56 0.0 0.0 0.64 0.0 0.0 2.56 0.0 0.0 0.64 0.0 0.0 0.64 0.0 0.0 0.64 0.0 0.0 0.64 0.0 0.0 0.64 0.0 0.0 2.56 0.0 0.0 2.56 0.0 0.0 2.56 0.0 0.0 2.56 0.0 0.0 2.56 0.0 0.0 0.64 0.0 0.0 0.64 0.0 0.0 2.56 0.0 0.0 2.56 0.0 0.0 0.64 0.0 0.0 0.0 ];
x10 = [0.0 0.5 1000.0 1000.5 ];
y10 = [0.0 0.0 0.0 0.0 ];
x11 = [0.0 0.5 1000.0 1000.5 ];
y11 = [0.0 0.0 0.0 0.0 ];
x12 = [0.0 0.5 1000.0 1000.5 ];
y12 = [0.0 0.0 0.0 0.0 ];
x13 = [0.0 0.5 1000.0 1000.5 ];
y13 = [0.0 0.0 0.0 0.0 ];
x14 = [0.0 0.5 1000.0 1000.5 ];
y14 = [0.0 0.0 0.0 0.0 ];
x15 = [0.0 0.5 1000.0 1000.5 ];
y15 = [0.0 0.0 0.0 0.0 ];
x16 = [0.0 0.5 4.5 5.5 6.0 10.5 11.5 12.0 16.5 17.5 18.0 22.5 23.5 24.0 28.5 29.5 30.0 34.5 35.5 36.0 40.5 41.5 42.0 46.5 47.5 48.0 52.5 53.5 54.0 58.5 59.5 60.0 64.5 65.5 66.0 70.5 71.5 72.0 76.5 77.5 78.0 82.5 83.5 84.0 88.5 89.5 90.0 94.5 95.5 96.0 100.5 101.5 102.0 106.5 107.5 108.0 112.5 113.5 114.0 118.5 119.5 120.0 124.5 125.5 126.0 130.5 131.5 132.0 136.5 137.5 138.0 142.5 143.5 144.0 148.5 149.5 150.0 154.5 155.5 156.0 160.5 161.5 162.0 166.5 167.5 168.0 172.5 173.5 174.0 178.5 179.5 180.0 184.5 185.5 186.0 190.5 191.5 192.0 196.5 197.5 198.0 202.5 203.5 204.0 208.5 209.5 210.0 214.5 215.5 216.0 220.5 221.5 222.0 226.5 227.5 228.0 232.5 233.5 234.0 238.5 239.5 240.0 244.5 245.5 246.0 250.5 251.5 252.0 256.5 257.5 258.0 262.5 263.5 264.0 268.5 269.5 270.0 274.5 275.5 276.0 280.5 281.5 282.0 286.5 287.5 288.0 292.5 293.5 294.0 298.5 299.5 300.0 304.5 305.5 306.0 310.5 311.5 312.0 316.5 317.5 318.0 322.5 323.5 324.0 328.5 329.5 330.0 334.5 335.5 336.0 340.5 341.5 342.0 346.5 347.5 348.0 352.5 353.5 354.0 358.5 359.5 360.0 364.5 365.5 366.0 370.5 371.5 372.0 376.5 377.5 378.0 382.5 383.5 384.0 388.5 389.5 390.0 394.5 395.5 396.0 400.5 401.5 402.0 406.5 407.5 408.0 412.5 413.5 414.0 418.5 419.5 420.0 424.5 425.5 426.0 430.5 431.5 432.0 436.5 437.5 438.0 442.5 443.5 444.0 448.5 449.5 450.0 454.5 455.5 456.0 460.5 461.5 462.0 466.5 467.5 468.0 472.5 473.5 474.0 478.5 479.5 480.0 484.5 485.5 486.0 490.5 491.5 492.0 496.5 497.5 498.0 502.5 503.5 504.0 508.5 509.5 510.0 514.5 515.5 516.0 520.5 521.5 522.0 526.5 527.5 528.0 532.5 533.5 534.0 538.5 539.5 540.0 544.5 545.5 546.0 550.5 551.5 552.0 556.5 557.5 558.0 562.5 563.5 564.0 568.5 569.5 570.0 574.5 575.5 576.0 580.5 581.5 582.0 586.5 587.5 588.0 592.5 593.5 594.0 598.5 599.5 600.0 604.5 605.5 606.0 610.5 611.5 612.0 616.5 617.5 618.0 622.5 623.5 624.0 628.5 629.5 630.0 634.5 635.5 636.0 640.5 641.5 642.0 646.5 647.5 648.0 652.5 653.5 654.0 658.5 659.5 660.0 664.5 665.5 666.0 670.5 671.5 672.0 676.5 677.5 678.0 682.5 683.5 684.0 688.5 689.5 690.0 694.5 695.5 696.0 700.5 701.5 702.0 706.5 707.5 708.0 712.5 713.5 714.0 718.5 719.5 720.0 724.5 725.5 726.0 730.5 731.5 732.0 736.5 737.5 738.0 742.5 743.5 744.0 748.5 749.5 750.0 754.5 755.5 756.0 760.5 761.5 762.0 766.5 767.5 768.0 772.5 773.5 774.0 778.5 779.5 780.0 784.5 785.5 786.0 790.5 791.5 792.0 796.5 797.5 798.0 802.5 803.5 804.0 808.5 809.5 810.0 814.5 815.5 816.0 820.5 821.5 822.0 826.5 827.5 828.0 832.5 833.5 834.0 838.5 839.5 840.0 844.5 845.5 846.0 850.5 851.5 852.0 856.5 857.5 858.0 862.5 863.5 864.0 868.5 869.5 870.0 874.5 875.5 876.0 880.5 881.5 882.0 886.5 887.5 888.0 892.5 893.5 894.0 898.5 899.5 900.0 904.5 905.5 906.0 910.5 911.5 912.0 916.5 917.5 918.0 922.5 923.5 924.0 928.5 929.5 930.0 934.5 935.5 936.0 940.5 941.5 942.0 946.5 947.5 948.0 952.5 953.5 954.0 958.5 959.5 960.0 964.5 965.5 966.0 970.5 971.5 972.0 976.5 977.5 978.0 982.5 983.5 984.0 988.5 989.5 990.0 994.5 995.5 996.0 1000.0 1000.5 ];
y16 = [0.0 0.0 0.0 1.0 0.0 0.0 1.0 0.0 0.0 1.0 0.0 0.0 1.0 0.0 0.0 1.0 0.0 0.0 1.0 0.0 0.0 1.0 0.0 0.0 1.0 0.0 0.0 1.0 0.0 0.0 1.0 0.0 0.0 1.0 0.0 0.0 1.0 0.0 0.0 1.0 0.0 0.0 1.0 0.0 0.0 1.0 0.0 0.0 1.0 0.0 0.0 1.0 0.0 0.0 1.0 0.0 0.0 1.0 0.0 0.0 1.0 0.0 0.0 1.0 0.0 0.0 1.0 0.0 0.0 1.0 0.0 0.0 1.0 0.0 0.0 1.0 0.0 0.0 1.0 0.0 0.0 1.0 0.0 0.0 1.0 0.0 0.0 1.0 0.0 0.0 1.0 0.0 0.0 1.0 0.0 0.0 1.0 0.0 0.0 1.0 0.0 0.0 1.0 0.0 0.0 1.0 0.0 0.0 1.0 0.0 0.0 1.0 0.0 0.0 1.0 0.0 0.0 1.0 0.0 0.0 1.0 0.0 0.0 1.0 0.0 0.0 1.0 0.0 0.0 1.0 0.0 0.0 1.0 0.0 0.0 1.0 0.0 0.0 1.0 0.0 0.0 1.0 0.0 0.0 1.0 0.0 0.0 1.0 0.0 0.0 1.0 0.0 0.0 1.0 0.0 0.0 1.0 0.0 0.0 1.0 0.0 0.0 1.0 0.0 0.0 1.0 0.0 0.0 1.0 0.0 0.0 1.0 0.0 0.0 1.0 0.0 0.0 1.0 0.0 0.0 1.0 0.0 0.0 1.0 0.0 0.0 1.0 0.0 0.0 1.0 0.0 0.0 1.0 0.0 0.0 1.0 0.0 0.0 1.0 0.0 0.0 1.0 0.0 0.0 1.0 0.0 0.0 1.0 0.0 0.0 1.0 0.0 0.0 1.0 0.0 0.0 1.0 0.0 0.0 1.0 0.0 0.0 1.0 0.0 0.0 1.0 0.0 0.0 1.0 0.0 0.0 1.0 0.0 0.0 1.0 0.0 0.0 1.0 0.0 0.0 1.0 0.0 0.0 1.0 0.0 0.0 1.0 0.0 0.0 1.0 0.0 0.0 1.0 0.0 0.0 1.0 0.0 0.0 1.0 0.0 0.0 1.0 0.0 0.0 1.0 0.0 0.0 1.0 0.0 0.0 1.0 0.0 0.0 1.0 0.0 0.0 1.0 0.0 0.0 1.0 0.0 0.0 1.0 0.0 0.0 1.0 0.0 0.0 1.0 0.0 0.0 1.0 0.0 0.0 1.0 0.0 0.0 1.0 0.0 0.0 1.0 0.0 0.0 1.0 0.0 0.0 1.0 0.0 0.0 1.0 0.0 0.0 1.0 0.0 0.0 1.0 0.0 0.0 1.0 0.0 0.0 1.0 0.0 0.0 1.0 0.0 0.0 1.0 0.0 0.0 1.0 0.0 0.0 1.0 0.0 0.0 1.0 0.0 0.0 1.0 0.0 0.0 1.0 0.0 0.0 1.0 0.0 0.0 1.0 0.0 0.0 1.0 0.0 0.0 1.0 0.0 0.0 1.0 0.0 0.0 1.0 0.0 0.0 1.0 0.0 0.0 1.0 0.0 0.0 1.0 0.0 0.0 1.0 0.0 0.0 1.0 0.0 0.0 1.0 0.0 0.0 1.0 0.0 0.0 1.0 0.0 0.0 1.0 0.0 0.0 1.0 0.0 0.0 1.0 0.0 0.0 1.0 0.0 0.0 1.0 0.0 0.0 1.0 0.0 0.0 1.0 0.0 0.0 1.0 0.0 0.0 1.0 0.0 0.0 1.0 0.0 0.0 1.0 0.0 0.0 1.0 0.0 0.0 1.0 0.0 0.0 1.0 0.0 0.0 1.0 0.0 0.0 1.0 0.0 0.0 1.0 0.0 0.0 1.0 0.0 0.0 1.0 0.0 0.0 1.0 0.0 0.0 1.0 0.0 0.0 1.0 0.0 0.0 1.0 0.0 0.0 1.0 0.0 0.0 1.0 0.0 0.0 1.0 0.0 0.0 1.0 0.0 0.0 1.0 0.0 0.0 1.0 0.0 0.0 1.0 0.0 0.0 1.0 0.0 0.0 1.0 0.0 0.0 1.0 0.0 0.0 1.0 0.0 0.0 1.0 0.0 0.0 1.0 0.0 0.0 1.0 0.0 0.0 1.0 0.0 0.0 0.0 ];

%0:'x1', 1:'y1', 2:'v1', 3:'w1', 4:'temp1', 5:'tempdev1', 6:'valve1', 7:'window1', 8:'temp2', 9:'tempdev2', 'valve2', 'window2', 'temp3', 'tempdev3', 'valve3', 'window3', 'time'

Xmax = 200;

axesPosition = [60 60 600 200];  %# Axes position, in pixels
xLimit = [0 Xmax];         %# Range of x values

%# Create the figure and axes:
figure('Units','pixels','Position',[200 200 730 300]);

axes1 = axes('Units','pixels','FontSize',16,'Position',axesPosition,...
          'Color','w','XColor','k','YColor','k',...
          'XLim',xLimit,'YLim',[17 21],'NextPlot','add');
axes2 = axes('Units','pixels','FontSize',16,'YAxisLocation','right','Position',axesPosition,...
          'Color','none','XColor','k','YColor','k',...
          'XLim',xLimit,'YLim',[0 3],...
          'XTick',[],'XTickLabel',[],'NextPlot','add');
      
xlabel(axes1, 'Time');
ylabel(axes1, 'Celsius');
ylabel(axes2, 'Setting');
hold(axes1, 'all');
hold(axes2, 'all');
title(axes1,[])
title(axes2,[])

% prepare values for plotting
y2_n = y2/4; % v1
y3_n = y3/4; % w1
x4_n = x4(y4~=0); % temp1
y4_n = y4(y4~=0);
y4_td = (20 - y4_n).^2; % td1
y5_n = y5; % tempdev1
y6_n = y6; % valve1
y7_n = y7; % window1
x8_n = x8(y8~=0); % temp2
y8_n = y8(y8~=0);
y8_td = (20 - y8_n).^2; % td2
y9_n = y9; % tempdev2

% averages
z3 = sum(y3_n)/size(y3_n,2);
z2 = sum(y2_n)/size(y2_n,2);
z4 = sum(y4_n)/size(y4_n,2);
z4_td = sum(y4_td)/size(y4_td,2);
z5 = sum(y5_n)/size(y5_n,2);
z6 = sum(y6_n)/size(y6_n,2);
z8_td = sum(y8_td)/size(y8_td,2);

% plot
plot4 = plot(x4_n, y4_n, 'x-b', 'Parent', axes1, 'LineWidth', 2); % temp1
plot([0,1000],[z4,z4],'--b', 'Parent', axes1, 'LineWidth', 1); % average temp1
td2 = plot(x8_n, y8_td, 'x-g', 'Parent', axes2, 'LineWidth', 2); % tempdev2 - recalculated
plot([0,1000],[z8_td,z8_td],'--g', 'Parent', axes2, 'LineWidth', 1); % average tempdev2
plot3 = plot(x3, y3_n, '^-c', 'Parent', axes2, 'LineWidth', 2); % w1
plot([0,1000],[z3,z3],'--c', 'Parent', axes2, 'LineWidth', 1); % average w1
plot2 = plot(x2, y2_n, 's-r', 'Parent', axes2, 'LineWidth', 2); % v1
plot([0,1000],[z2,z2],'--r', 'Parent', axes2, 'LineWidth', 1); % average v1
td1 = plot(x4_n, y4_td, 'o-k', 'Parent', axes2, 'LineWidth', 2); % tempdev1 - recalculated
plot([0,1000],[z4_td,z4_td],'--k', 'Parent', axes2, 'LineWidth', 1); % average tempdev1

legend([plot4,td1,plot3,td2,plot2],{'temp1', 'td1', 'w1','td2', 'v1'},'Position', [60,270,600,25],'Orientation','horizontal','Color','white');